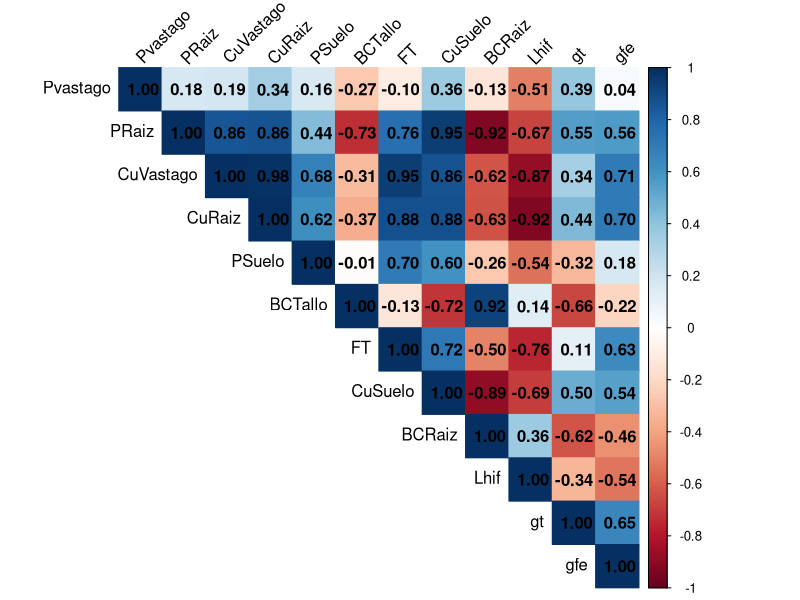

Write the R code that produced this figure.
library(readxl)
library(dplyr)

setwd("~/cobre/Cobre")
Datos <- read_excel("BD Cobre.xlsx",col_names = TRUE)
summary (Datos)

#Paso variables a numeric
Datos <- Datos %>%
  mutate(across(-c(id, Medio, Inoculo), as.numeric))

Dvivo <- Datos%>% filter(Medio == "In vivo")
VRVivo <- Datos[, c("Pvastago", "PRaiz", "CuVastago", "CuRaiz", 
                  "PSuelo", "BCTallo", "FT", "CuSuelo", 
                  "BCRaiz", "Lhif", "gt", "gfe")]

library(corrplot)
#matriz de correlacion
cor_VRVivo <- cor(VRVivo, use = "complete.obs", method = "pearson")

corrplot(cor_VRVivo, 
         method = "color", 
         type = "upper",
         addCoef.col = "black",  # muestra valores
         tl.col = "black", 
         tl.srt = 45)
